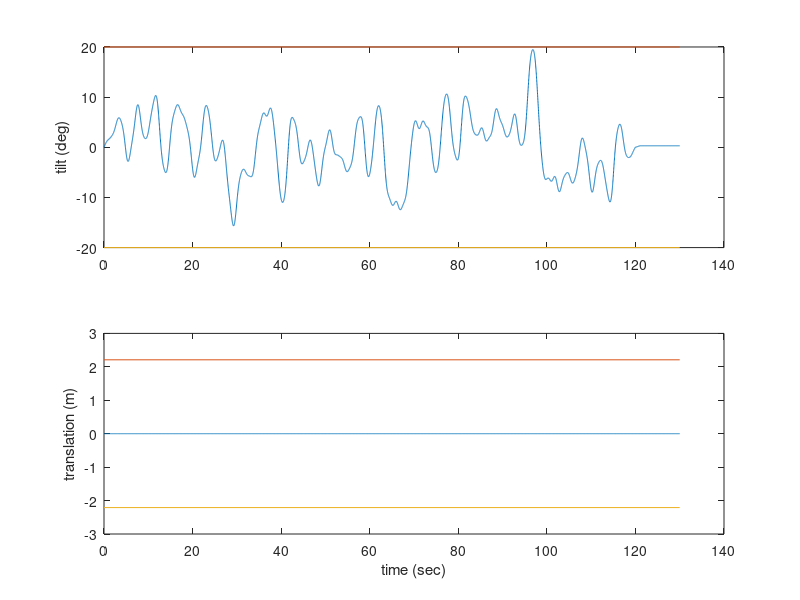
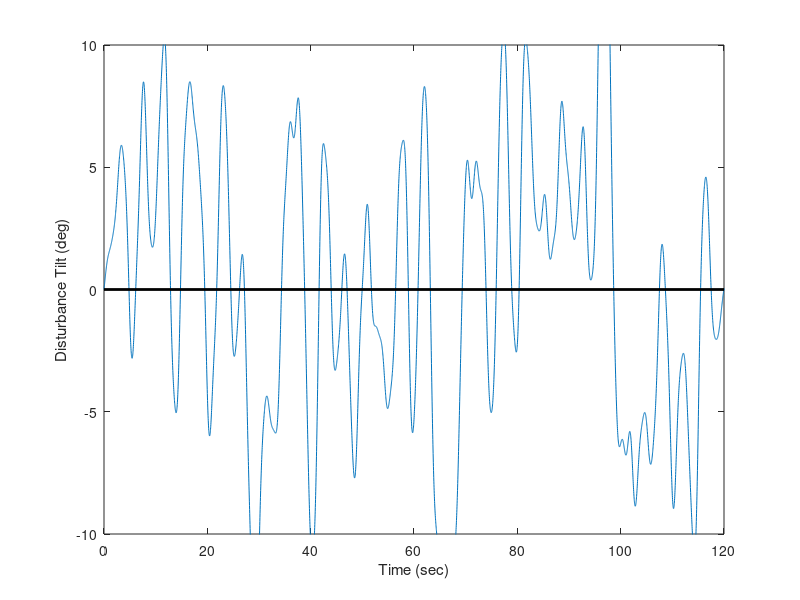
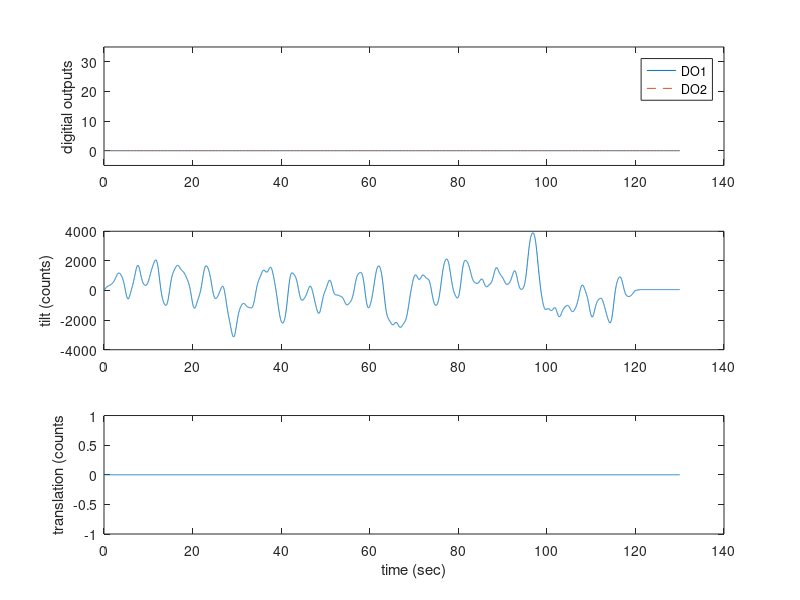
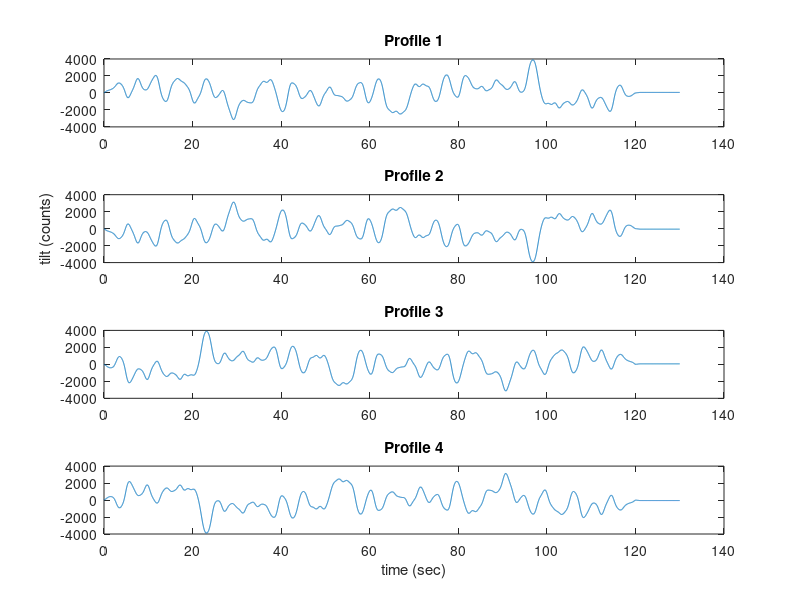

These figures' MATLAB source, in order:
% TTSprofiles.m 
% Build general profiles for Tilt Translation Sled tilt 

% Sled translation (S) = 5080 DAcounts/inch, + = forward, rightward (opposite door)
% Tilt rotation (R) = 200 DAcounts/deg, + = forward, rightward (opposite door) <- CONFIRM?
% dio1 = eye calibration LEDs and timer, 32 bit unsigned integer (binary coded decimal)
%        bits 0 = start/stop of profiles that is recorded on video inserter
%        bit 5 (32) = restart timer
% dio2 = onboard/monitor lighting, 1=on,0=off 
%-----------------------------------------------------------------------------------------
clc; clear all; close all; 


[fname,fpath]=uiputfile('Esther_MC_Distmax20deg.txt','Select directory to save profiles to:');
cd(fpath)


% default scale factors 
Ssf = 5080/.0254;   % DAC counts/m
Rsf = 200;       	% DAC counts/deg
sr=50;          	% sample rate 50 Hz

zpad_end = 10;      % seconds of no motion at the end of the disturbance
zpad_ramp = 1;      % seconds ramping up to the offest
offset = 0.3;       % the offset angle so we can Soft Stop

% maximum parameters: 
% tilt = +/-20 degrees (could maybe squeeze out 21 without changing where the stops are)
% translation = +/- 10 ft 9 inches, or only +/-7ft 6 inches if avoiding the
% splice (for a little margin, will use +/- 7ft 3 inches
tilt_max = 20;    % deg
trans_max = (7*12 + 3) * 0.0254;    % meters


%% Create Tilt Rotation Profile
%Insert Amplitudes 
%Amplitude were adjusted to produce motions under 8 degrees
a = [1.2475     %1
    1.2475      %2
    1.2475      %3
    1.2475      %4
    1.2475      %5
    1.2475      %6
    1.2475      %7  
    1.2475      %8  
    0.1247      %9
    0.1247      %10
    0.1247      %11 
    0.1247];    %12
% a = a*1.5;   % for safety testing or for 12 deg
% a = a*1.875;   % for 15 deg
a = a*2.5;   % for 15 deg

%Insert Frequencies
f = [0.014      %1
    0.024       %2
    0.053       %3
    0.083       %4
    0.112       %5
    0.151       %6
    0.200       %7
    0.258       %8      
    0.346       %9
    0.434       %10
    0.532       %11 
    0.668];     %12

% Insert Phases (deg)
p = [31          %1
    42          %2
    74          %3
    98          %4
    120         %5
    235         %6
    294         %7
    99          %8, tweak this from 259 to get it to be symmetric and zero-mean
    331         %9
    352         %10
    11          %11
    61];        %12

dt = 1/sr;
StopTime = 120;              % Total Duration of Trial
% StopTime = 120 *1.2;            % for safety testing
t = (0:dt:StopTime-dt)';     % seconds

% Sum of Sines
y = zeros(length(t),1);
for j = 1:length(p)
    y = y + sin(2*pi*f(j)*t + p(j)*pi/180)*a(j);
end

%Ramp up/down
ramp = 5;           % 5 seconds to ramp up and down
scale = ones(length(y),1);
for i = 1:length(y)
    if t(i) <=ramp
        scale(i) = t(i)/ramp;
    elseif t(end)-t(i) <=ramp
        scale(i) = (t(end)-t(i))/ramp;
    end
end

%Check for zero-mean over the central portion (beteween ramp up and down)
m = mean(y(sr*ramp:end-sr*ramp));

min(y(sr*ramp:end-sr*ramp))
max(y(sr*ramp:end-sr*ramp))

Rcom_nozeros = y.*scale;

zpad_end = 10;      % seconds of no motion at the end of the disturbance
zpad_ramp = 1;      % seconds ramping up to the offest
offset = 0.3;       % the offset angle so we can Soft Stop

ramp_offset = [0:offset/zpad_ramp/sr:offset/zpad_ramp, offset*ones(1,(zpad_end-zpad_ramp)*sr)]'; 
Rcom = [y.*scale; ramp_offset];
% offset*ones(zpad_end*sr,1)

% Create a Translation Profile
Scom = zeros(length(Rcom), 1);




figure;
time = [0:length(Rcom)-1]' / sr;
subplot(2,1,1); plot(time, Rcom, [0, max(time)], tilt_max*[1 1], [0, max(time)], -tilt_max*[1 1]); ylabel('tilt (deg)')
subplot(2,1,2); plot(time, Scom, [0, max(time)], trans_max*[1 1], [0, max(time)], -trans_max*[1 1]); xlabel('time (sec)'); ylabel('translation (m)');

figure;
plot(time, Rcom, [0 120], [0 0], 'k', 'LineWidth', 2); ylabel('Disturbance Tilt (deg)')
xlim([0 120]); ylim([-10 10]);
xlabel('Time (sec)');

DO=zeros(length(Rcom),2);
% Torin: I am not sure we are using this digital output, so I am leaving it
% as all zeros. However, we may need the first 25 time steps to be 32's
% DO(1:25,1)=32*ones(25,1); % start timer

pause
if max(abs(Rcom)) > tilt_max
    error('Tilt profile exceeds the device limits');
end
if max(abs(Scom)) > trans_max
    error('Translation profile exceeds the device limits');
end

% save binary output files
% 1: Digital output #1, all zeros, I don't think we use
% 2: Digital output #2, all zeros, turns lights on and off (?), 0s turns off
% 3: Tilt angle in counts where 200 counts = 1 deg
% 4: Translation position in counts where 5080 counts = 1 inch
% Have to round to the nearest integer of counts
Profile=round([DO(:,1), DO(:,2), Rcom*Rsf, Scom*Ssf]);
tilt_counts_nozeros = Rcom_nozeros*Rsf;
tilt_counts = round([tilt_counts_nozeros; ramp_offset*Rsf]); 

figure;  
subplot(3,1,1); plot(time, Profile(:,1), time, Profile(:,2), '--'); ylim([-5 35]); ylabel('digitial outputs'); legend('DO1', 'DO2')
subplot(3,1,2); plot(time, Profile(:,3)); ylabel('tilt (counts)');
subplot(3,1,3); plot(time, Profile(:,4)); ylabel('translation (counts'); xlabel('time (sec)')

% Write the profile going forward
fid=fopen([fname(1:end-4),'1.txt'],'wt');
for j=1:length(Profile)
    fprintf(fid,'%i\t %i\t %i\t %i\n',Profile(j,1),Profile(j,2),Profile(j,3),Profile(j,4));
end
fclose(fid);

% Write the profile going foward with sign flipped
tilt_counts_flipped = round([flipud(tilt_counts_nozeros); ramp_offset*Rsf]);

figure; 
subplot(4,1,1); plot(time, tilt_counts);  title('Profile 1')
subplot(4,1,2); plot(time, -tilt_counts); ylabel('tilt (counts)'); title('Profile 2');
subplot(4,1,3); plot(time, tilt_counts_flipped); title('Profile 3');
subplot(4,1,4); plot(time, -tilt_counts_flipped); title('Profile 4'); xlabel('time (sec)');

fid=fopen([fname(1:end-4),'2.txt'],'wt');
for j=1:length(Profile)
    fprintf(fid,'%i\t %i\t %i\t %i\n',Profile(j,1),Profile(j,2),-tilt_counts(j),Profile(j,4));
end
fclose(fid);

% Write the profile going in reverse 
fid=fopen([fname(1:end-4),'3.txt'],'wt');
for j=1:length(Profile)
    fprintf(fid,'%i\t %i\t %i\t %i\n',Profile(j,1),Profile(j,2),tilt_counts_flipped(j),Profile(j,4));
end
fclose(fid); 

% Write the profile going in reverse with sign flipped
fid=fopen([fname(1:end-4),'4.txt'],'wt');
for j=1:length(Profile)
    fprintf(fid,'%i\t %i\t %i\t %i\n',Profile(j,1),Profile(j,2),-tilt_counts_flipped(j),Profile(j,4));
end
fclose(fid); 

%%
% Write a profile with no disturbance for just manual control inputs
fid=fopen([fname(1:end-4),'nodisturbance.txt'],'wt');
for j=1:length(Profile)
    fprintf(fid,'%i\t %i\t %i\t %i\n',Profile(j,1),Profile(j,2),0,Profile(j,4));
end
fclose(fid); 


